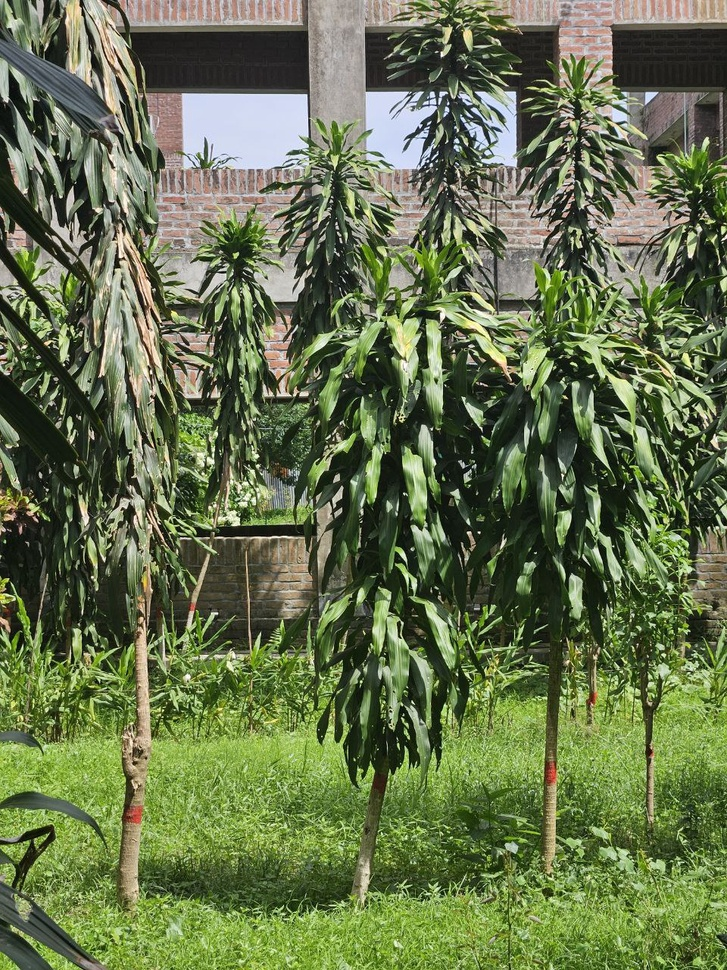
#> input picture DIP/DIP_Lab_406/Lab/Python/Lab_08/lab.jpg, 727 x 970 px, shrunk from 960 x 1280 before the run
$ python noise.py
#> lines starting #> are read from the running program, lines starting #| are printed output that depends on the picture
import cv2
import numpy as np
import matplotlib.pyplot as plt
image = cv2.imread('lab.jpg', cv2.IMREAD_GRAYSCALE)
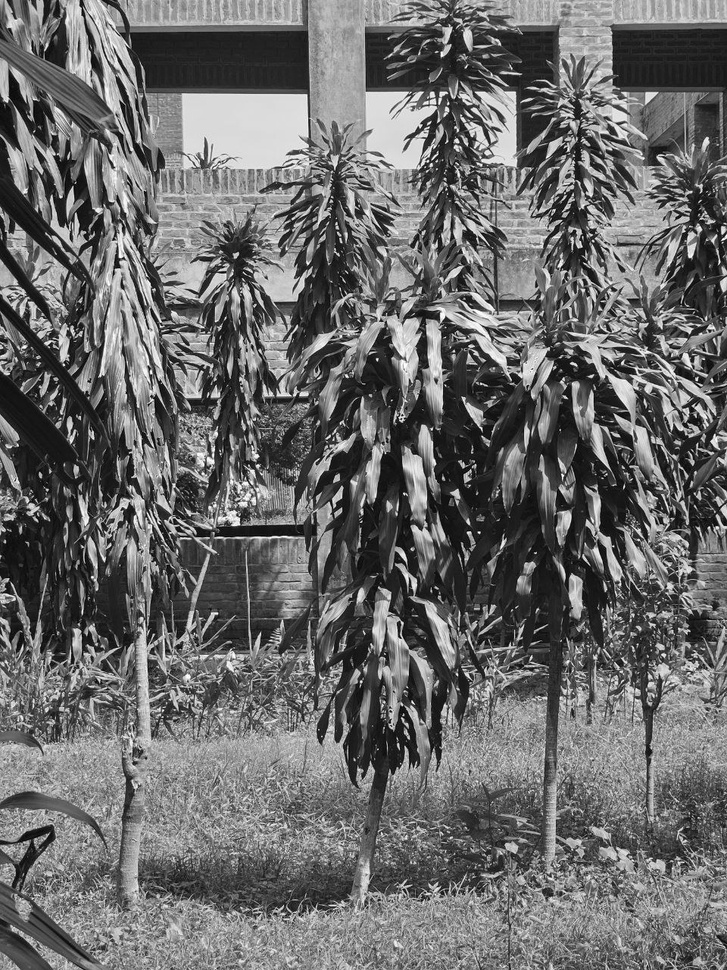
#> image: shape (970, 727); min 0, max 255, mean 106.6
def add_gaussian_noise(image, mean=0, std=25):
#> called with mean = 0, std = 25
    gauss = np.random.normal(mean, std, image.shape).astype('float32')
    noisy_image = image + gauss
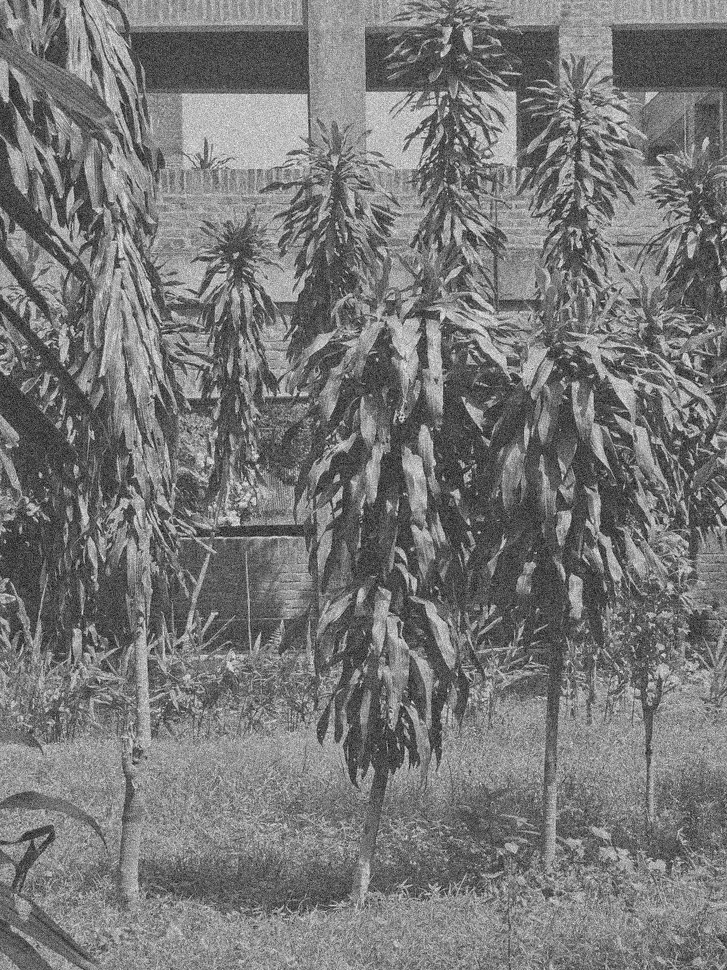
#> noisy_image: shape (970, 727) float32; min -88.5, max 327.3, mean 106.7; drawn with min black and max white
    noisy_image = np.clip(noisy_image, 0, 255).astype('uint8')
    return noisy_image
def add_rayleigh_noise(image, scale=25):
#> called with scale = 25
    rayleigh = np.random.rayleigh(scale, image.shape).astype('float32')
    noisy_image = image + rayleigh
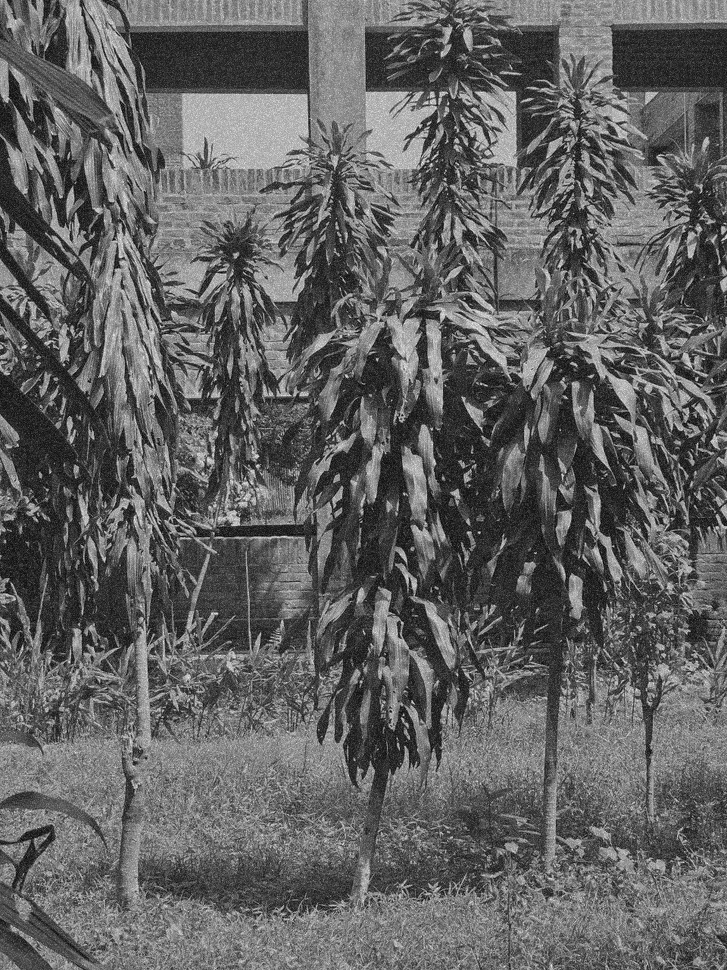
#> noisy_image: shape (970, 727) float32; min 3.17, max 352.2, mean 137.9; drawn with min black and max white
    noisy_image = np.clip(noisy_image, 0, 255).astype('uint8')
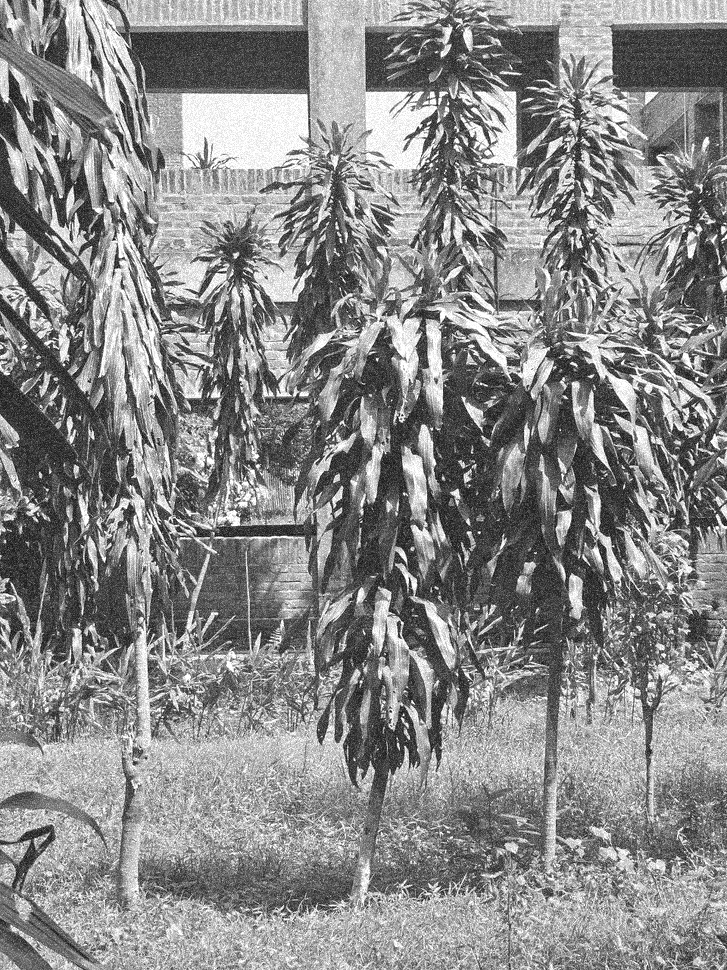
#> noisy_image: shape (970, 727); min 3, max 255, mean 137.1
    return noisy_image
def add_erlang_noise(image, shape=2, scale=15):
#> called with shape = 2, scale = 15
    erlang = np.random.gamma(shape, scale, image.shape).astype('float32')
    noisy_image = image + erlang
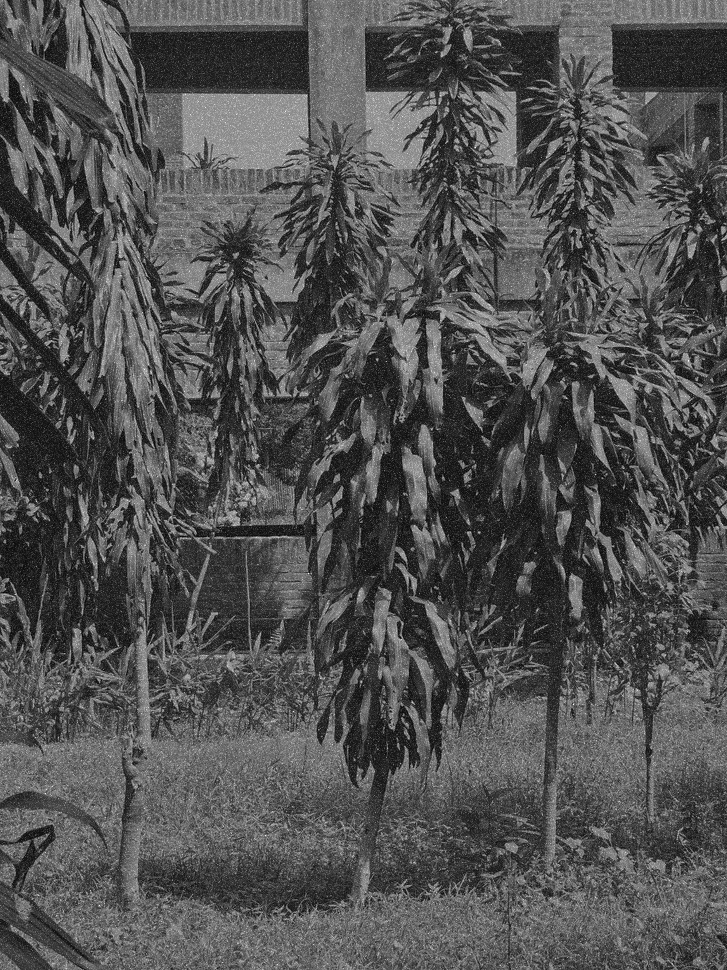
#> noisy_image: shape (970, 727) float32; min 1.74, max 419.5, mean 136.6; drawn with min black and max white
    noisy_image = np.clip(noisy_image, 0, 255).astype('uint8')
    return noisy_image
gaussian_noisy_image = add_gaussian_noise(image)
rayleigh_noisy_image = add_rayleigh_noise(image)
erlang_noisy_image = add_erlang_noise(image)
plt.figure(figsize=(12, 8))
plt.subplot(2, 2, 1)
plt.title("Original Image")
plt.imshow(image, cmap='gray')
plt.axis('off')
plt.subplot(2, 2, 2)
plt.title("Gaussian Noise")
plt.imshow(gaussian_noisy_image, cmap='gray')
plt.axis('off')
plt.subplot(2, 2, 3)
plt.title("Rayleigh Noise")
plt.imshow(rayleigh_noisy_image, cmap='gray')
plt.axis('off')
plt.subplot(2, 2, 4)
plt.title("Erlang Noise")
plt.imshow(erlang_noisy_image, cmap='gray')
plt.axis('off')
plt.tight_layout()
plt.show()

$ run again, with DIP/DIP_Lab_406/Lab/Python/Lab_08/nature.jpeg copied over DIP/DIP_Lab_406/Lab/Python/Lab_08/lab.jpg
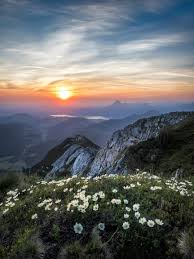
#> input picture DIP/DIP_Lab_406/Lab/Python/Lab_08/nature.jpeg, 194 x 259 px
#> `image = cv2.imread('lab.jpg', cv2.IMREAD_GRAYSCALE)`:
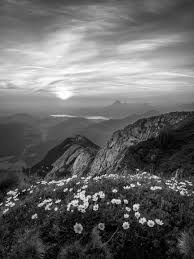
#> image: shape (259, 194); min 0, max 255, mean 102.8
#> in add_erlang_noise, `noisy_image = np.clip(noisy_image, 0, 255).astype('uint8')`:
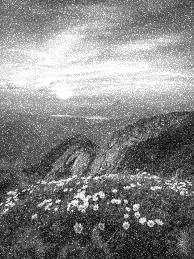
#> noisy_image: shape (259, 194); min 2, max 255, mean 131.6
